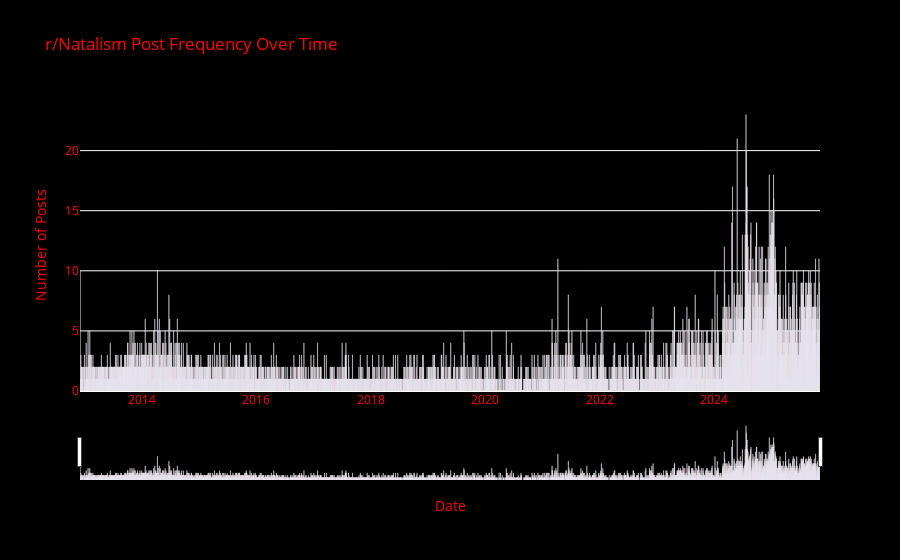

The notebook cell this image was saved under:
### Code cell
## Interactive Plotly visualization for post dates
### Sort by date for chronological view
### Black BG, Red FG, Text, and Lines

postDatesFreq_sorted = natalismPosts["created_utc_datetime_dates"].value_counts().sort_index()

fig = px.bar(
    x=postDatesFreq_sorted.index,
    y=postDatesFreq_sorted.values,
    labels={'x': 'Date', 'y': 'Number of Posts'},
    title='r/Natalism Post Frequency Over Time',
    color_discrete_sequence=['red']
)

fig.update_layout(
    xaxis_title="Date",
    yaxis_title="Number of Posts",
    xaxis=dict(
        rangeslider=dict(visible=True),  # Adds a range slider for easy navigation
        type="date"
    ),
    hovermode="x unified",
    font_color="red",
    paper_bgcolor="black",
    plot_bgcolor="black"
)

fig.update_traces(
    hovertemplate="Date: %{x}<br>Posts: %{y}<extra></extra>"
)

fig.show()

### Figure 1 — Plotly figure (JSON) as saved in the notebook; plotly's stock layout.template omitted (floating-point values rounded to 4 significant figures; data arrays with more than 128 entries replaced by an {"elided": "..."} marker saying what was removed)
{"data": [{"hovertemplate": "Date: %{x}<br>Posts: %{y}<extra></extra>", "legendgroup": "", "marker": {"color": "red", "pattern": {"shape": ""}}, "name": "", "orientation": "v", "showlegend": false, "textposition": "auto", "type": "bar", "x": {"elided": "3370 str values"}, "xaxis": "x", "y": {"elided": "3370 int values"}, "yaxis": "y"}], "layout": {"barmode": "relative", "font": {"color": "red"}, "hovermode": "x unified", "legend": {"tracegroupgap": 0}, "paper_bgcolor": "black", "plot_bgcolor": "black", "title": {"text": "r/Natalism Post Frequency Over Time"}, "xaxis": {"anchor": "y", "domain": [0, 1], "rangeslider": {"visible": true}, "title": {"text": "Date"}, "type": "date"}, "yaxis": {"anchor": "x", "domain": [0, 1], "title": {"text": "Number of Posts"}}}}
